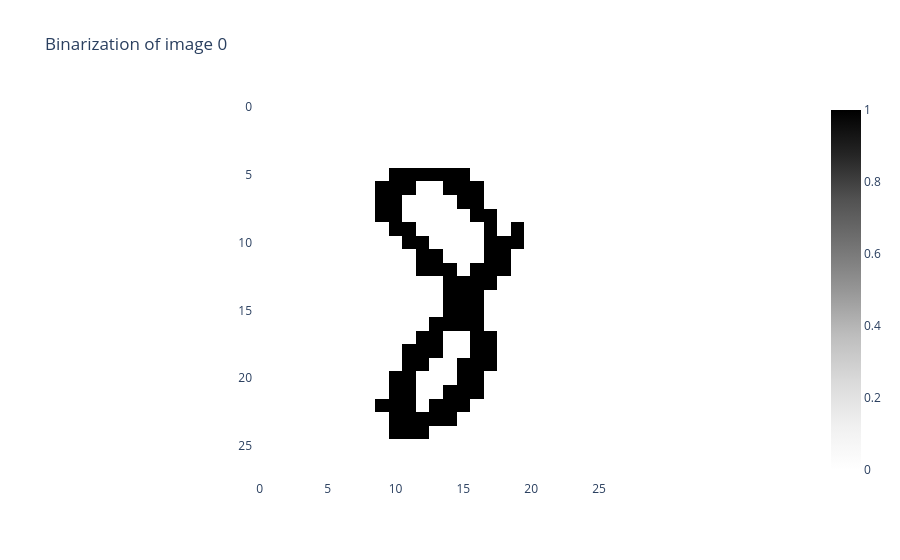

Notebook code for this chart:
### Markdown cell above
### Binarize the greyscale Image

### Code cell
# Pick out index of first 8 image
im8_idx = np.flatnonzero(y_train == "8")[0]
# Reshape to (n_samples, n_pixels_x, n_pixels_y) format
im8 = X_train[im8_idx][None, :, :]

binarizer = Binarizer(threshold=0.4)
im8_binarized = binarizer.fit_transform(im8)

binarizer.plot(im8_binarized)

### Figure 1 — Plotly figure (JSON) as saved in the notebook; plotly's stock layout.template omitted (floating-point values rounded to 4 significant figures; data arrays with more than 128 entries replaced by an {"elided": "..."} marker saying what was removed)
{"data": [{"colorscale": [[0, "rgb(255,255,255)"], [0.125, "rgb(240,240,240)"], [0.25, "rgb(217,217,217)"], [0.375, "rgb(189,189,189)"], [0.5, "rgb(150,150,150)"], [0.625, "rgb(115,115,115)"], [0.75, "rgb(82,82,82)"], [0.875, "rgb(37,37,37)"], [1, "rgb(0,0,0)"]], "type": "heatmap", "z": {"elided": "28x28 int values"}}], "layout": {"plot_bgcolor": "white", "title": {"text": "Binarization of image 0"}, "xaxis": {"constrain": "domain", "scaleanchor": "y"}, "yaxis": {"autorange": "reversed", "constrain": "domain"}}}
